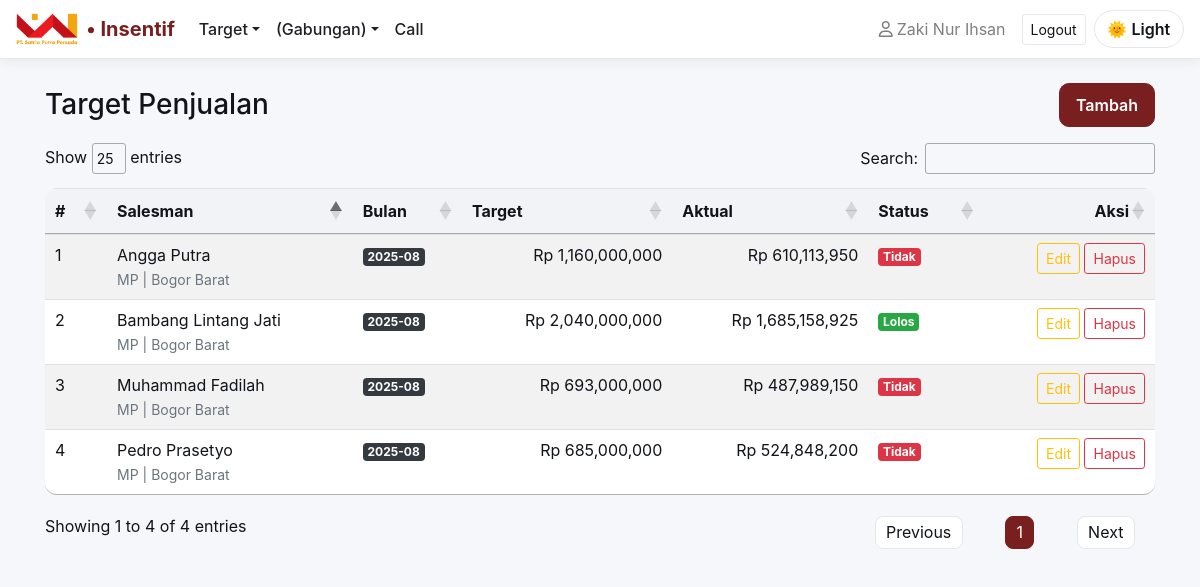
The page /target (signed in) on the database its author committed.
### app.py (models this page shows)
class TargetPenjualan(db.Model):
    __tablename__ = "target_penjualan"
    id = db.Column(db.Integer, primary_key=True)
    salesman_id = db.Column(db.Integer, db.ForeignKey("salesman.id"), nullable=False)
    bulan = db.Column(db.String(7), nullable=False)  # YYYY-MM
    target_amount = db.Column(db.Float, nullable=False, default=0)
    actual_amount = db.Column(db.Float, nullable=False, default=0)

class Salesman(db.Model):
    __tablename__ = "salesman"
    id = db.Column(db.Integer, primary_key=True)
    name = db.Column(db.String(120), nullable=False)
    area = db.Column(db.String(80), nullable=True)
    divisi = db.Column(db.String(10), nullable=False)   # MP | AVIAN
    kategori = db.Column(db.String(12), nullable=False) # Bronze | Silver | Gold | Platinum

### app.py (the view)
@app.route("/target")
def target_list():
    rows = db.session.query(TargetPenjualan, Salesman).join(Salesman, TargetPenjualan.salesman_id == Salesman.id).all()
    return render_template("target_list.html", rows=rows, calc=calc_insentif_penjualan, calc_pass=calc_password_awal_pass)

### app.py (called while the page is built)
def get_threshold(kind, divisi):
    row = Threshold.query.filter_by(kind=kind, divisi=divisi).first() \
       or Threshold.query.filter_by(kind=kind, divisi=None).first()
    return float(row.percent) if row else 100.0  # simpan 85 untuk 85%

def is_lolos(kind, divisi, target, actual):
    try:
        t = float(target or 0); a = float(actual or 0)
    except:
        t, a = 0.0, 0.0
    if t <= 0:
        return False
    return (a / t) * 100.0 >= get_threshold(kind, divisi)

def _admin_allowed(endpoint: str) -> bool:
    if not endpoint:
        return False
    always_ok = {"static", "login", "logout", "dashboard"}
    if endpoint in always_ok:
        return True
    allowed_prefixes = (
        "target_", "target_tagihan_",
        "call_", "noo_", "noo_only_", "ca_", "fl_ao_",
        "rekap", "insentif", "override"
    )
    return any(endpoint.startswith(p) for p in allowed_prefixes)

### templates/target_list.html (shortened to what this page needs)
{% extends 'base.html' %}
{% block content %}
<div class="d-flex justify-content-between align-items-center mb-3">
  <h3 class="mb-0">Target Penjualan</h3>
  <a href="{{ url_for('target_new') }}" class="btn btn-primary">Tambah</a>
</div>
<div class="table-responsive">
  <table id="tabelTarget" class="table table-striped table-hover align-middle">
    <thead>
      <tr>
        <th>#</th>
        <th>Salesman</th>
        <th>Bulan</th>
        <th class="text-end">Target</th>
        <th class="text-end">Aktual</th>
        <th class="text-end">Status</th>
        <th class="text-right">Aksi</th>
      </tr>
    </thead>
    <tbody>
      {% for t, s in rows %}
      {% set lolos = is_lolos('penjualan', s.divisi, t.target_amount or 0, t.actual_amount or 0) %}
      <tr>
        <td></td>
        <td>
          <div class="font-weight-600">{{ s.name }}</div>
          <small class="text-muted">{{ s.divisi }} | {{ s.area }}</small>
        </td>
        <td><span class="badge badge-dark">{{ t.bulan }}</span></td>
        <td class="text-right">Rp {{ "{:,.0f}".format(t.target_amount) }}</td>
        <td class="text-right">Rp {{ "{:,.0f}".format(t.actual_amount or 0) }}</td>
        <td>
          {% if lolos %}
            <span class="badge badge-success">Lolos</span>
          {% else %}
            <span class="badge badge-danger">Tidak</span>
          {% endif %}
        </td>
        <td class="text-right">
           <a href="#" class="btn btn-sm btn-outline-warning">Edit</a>
            <form action="{{ url_for('target_delete', id=t.id) }}" method="post"
                  style="display:inline" onsubmit="return confirm('Yakin ingin menghapus data ini?')">
              <button class="btn btn-sm btn-outline-danger">Hapus</button>
            </form>
        </td>
      </tr>
      {% endfor %}
    </tbody>
  </table>
</div>
<link rel="stylesheet" href="https://cdn.datatables.net/1.13.6/css/jquery.dataTables.min.css">
{% endblock %}

### templates/base.html (shortened to what this page needs)
<!doctype html>
<html lang="id" data-theme="light">
<head>
  <link href="https://cdn.jsdelivr.net/npm/bootstrap@4.6.2/dist/css/bootstrap.min.css" rel="stylesheet">
  <link rel="stylesheet" href="https://cdn.datatables.net/1.13.6/css/dataTables.bootstrap4.min.css">
  <link rel="stylesheet" href="https://cdnjs.cloudflare.com/ajax/libs/font-awesome/6.5.2/css/all.min.css"/>
</head>
<body>
{% set u = session.get('user') %}
{% set logged_in = u and (u is mapping) %}
{% set role = (u.role if logged_in else '') %}
{% if request.endpoint != 'login' %}
<nav class="navbar navbar-expand-lg navbar-light">
  <a class="navbar-brand d-flex align-items-center" href="{{ url_for('dashboard') }}">
    <img src="{{ url_for('static', filename='img/logo.png') }}" alt="PTSP Logo" height="32" class="mr-2">
    <span> • Insentif</span>
  </a>
  <div class="collapse navbar-collapse" id="navMain">
    <ul class="navbar-nav mr-auto">
      {% if logged_in %}
        <li class="nav-item dropdown">
          <a class="nav-link dropdown-toggle" href="#" id="targetDropdown" role="button" data-toggle="dropdown">Target</a>
        </li>
        <li class="nav-item dropdown">
          <a class="nav-link dropdown-toggle" href="#" id="nooDropdown" role="button" data-toggle="dropdown">(Gabungan)</a>
        </li>
        <li class="nav-item"><a class="nav-link" href="{{ url_for('call_list') }}">Call</a></li>
      {% endif %}
    </ul>
    <div class="d-flex align-items-center">
      {% if logged_in %}
        <span class="navbar-text mr-3"><i class="fa-regular fa-user mr-1"></i>{{ u.full_name }}</span>
        <a href="{{ url_for('logout') }}" class="btn btn-outline-light btn-sm mr-2">Logout</a>
      {% endif %}
      <button id="themeToggle" class="theme-toggle">🌞 Light</button>
    </div>
  </div>
</nav>
{% endif %}
<div class="container">
  {% block content %}{% endblock %}
</div>
</body>
</html>

### templates/base.html (style rules this page uses)
:root { --accent:#7A1F1F; --accent-2:#A02C2C; --bg:#F6F7FB; --card:#FFFFFF; --text:#111418; --muted:#6B7280; --border:#E5E7EB; --thead:#F2F3F7; --hover:#FEF2F2; --link:#7A1F1F; --toast-header:#7A1F1F; --toast-body:#ffffff; --success:#28a745; --success-hover:#218838; }
html,body { height:100% }
body { background:var(--bg); color:var(--text); -webkit-font-smoothing:antialiased; -moz-osx-font-smoothing:grayscale; transition:background .25s ease, color .25s ease; }
.navbar { background:var(--card) !important; box-shadow:0 4px 12px rgba(0,0,0,.05); border-bottom:1px solid var(--border); }
.navbar .navbar-brand { color:var(--accent) !important; font-weight:700; }
.navbar .nav-link { color:var(--text) !important; opacity:.95; font-weight:500; }
.theme-toggle { border:1px solid var(--border); background:var(--card); color:var(--text); border-radius:24px; padding:.35rem .8rem; font-weight:600; }
.btn-primary { background:var(--accent); border-color:var(--accent); border-radius:10px; padding:.55rem 1rem; font-weight:600; }
.btn-outline-light { border-color:var(--border); color:var(--text); }
.table { background:var(--card); color:var(--text); border-collapse:separate !important; border-spacing:0; overflow:hidden; border-radius:12px; }
.table thead th { background:var(--thead); color:var(--text); border-bottom:2px solid var(--border); font-weight:700; }
.table-responsive { overflow-x: auto; scrollbar-width: thin; }
a, .btn-link { color:var(--link); }
.container { padding-top:24px; padding-bottom:32px; }

### rows shown on the page
TargetPenjualan: name "Bambang Lintang Jati", divisi "MP", area "Bogor Barat", bulan "2025-08", target_amount "2,040,000,000", actual_amount "1,685,158,925", shows "Lolos"
TargetPenjualan: name "Angga Putra", divisi "MP", area "Bogor Barat", bulan "2025-08", target_amount "1,160,000,000", actual_amount "610,113,950", shows "Tidak"
TargetPenjualan: name "Muhammad Fadilah", divisi "MP", area "Bogor Barat", bulan "2025-08", target_amount "693,000,000", actual_amount "487,989,150", shows "Tidak"
TargetPenjualan: name "Pedro Prasetyo", divisi "MP", area "Bogor Barat", bulan "2025-08", target_amount "685,000,000", actual_amount "524,848,200", shows "Tidak"

### other values the page prints
{{ u.full_name }} "Zaki Nur Ihsan"
